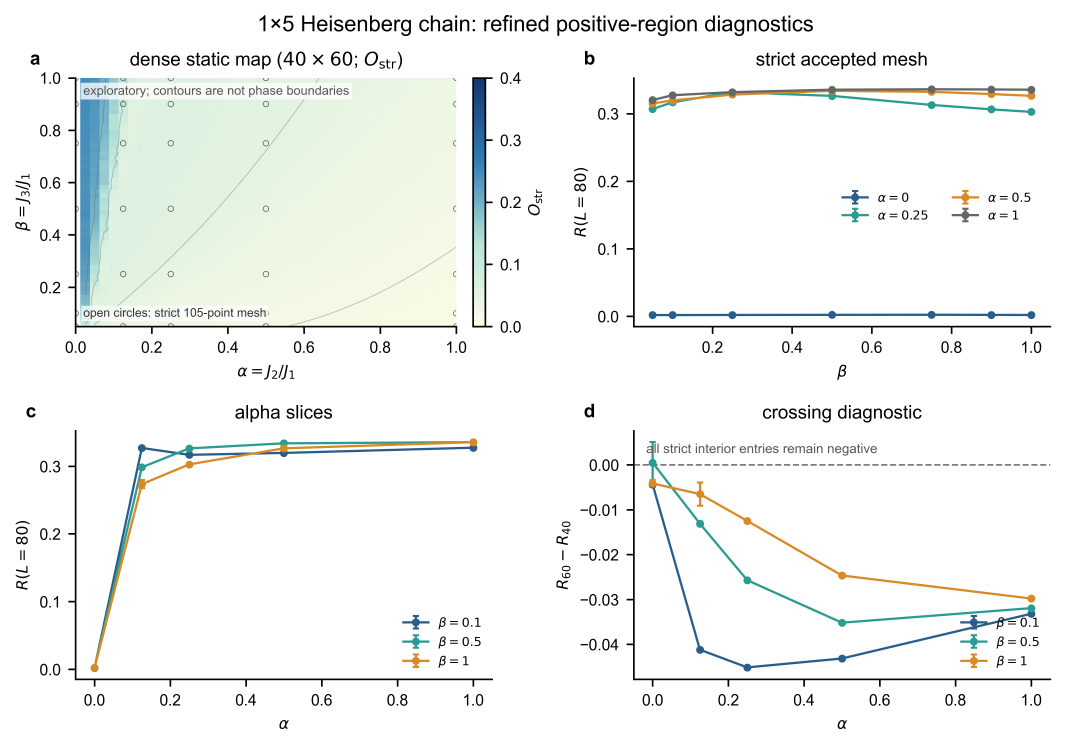
#> input picture figures/paper_fig3_positive_groundstate_diagnostics_refined_20260808.png, 4260 x 2987 px, given in place of page-03.png, which was not available (shown at 1/4 size)
$ python build_comparison_assets_20260812.py
#> lines starting #> are read from the running program, lines starting #| are printed output that depends on the picture
"""生成论文逐图对照所需的裁图与五聚体图。"""

from __future__ import annotations

import json
import shutil
import csv
from pathlib import Path

import matplotlib

matplotlib.use("Agg")
import matplotlib.pyplot as plt
import numpy as np
from PIL import Image

import plot_literature_style_comparisons_20260813 as literature_style


ROOT = Path(__file__).resolve().parents[2]
REPORT = ROOT / "docs/meeting_report_20260812"
ASSETS = REPORT / "assets"
PAGES = ASSETS / "paper_pages_highres"


def style() -> None:
    plt.rcParams.update(
        {
            "font.family": "sans-serif",
            "font.sans-serif": ["Arial", "DejaVu Sans", "Liberation Sans"],
            "font.size": 8,
            "axes.linewidth": 0.8,
            "axes.spines.top": False,
            "axes.spines.right": False,
            "svg.fonttype": "none",
            "pdf.fonttype": 42,
        }
    )


def crop_paper_figures() -> None:
    # 坐标基于 120 dpi 页面预览。
    boxes = {
        1: (3, (75, 65, 930, 660)),
        2: (4, (65, 75, 490, 430)),
        3: (5, (60, 65, 940, 415)),
        4: (6, (65, 455, 490, 690)),
        5: (6, (65, 790, 940, 1110)),
        6: (7, (115, 75, 890, 380)),
        7: (7, (110, 505, 505, 835)),
        8: (8, (95, 85, 500, 430)),
    }
    for figure_id, (page_id, box) in boxes.items():
        source = PAGES / f"page-{page_id:02d}.png"
        with Image.open(source) as image:
#> image is the input picture: PIL image 4260x2987 RGBA; mean R, G, B, A 243, 245.1, 243.2, 255
            sx = image.width / 1001.0
#> sx = 4.26
            sy = image.height / 1295.0
#> sy = 2.31
            scaled = tuple(round(value * (sx if index % 2 == 0 else sy)) for index, value in enumerate(box))
#> scaled = (319, 150, 3958, 1522)
            crop = image.crop(scaled)
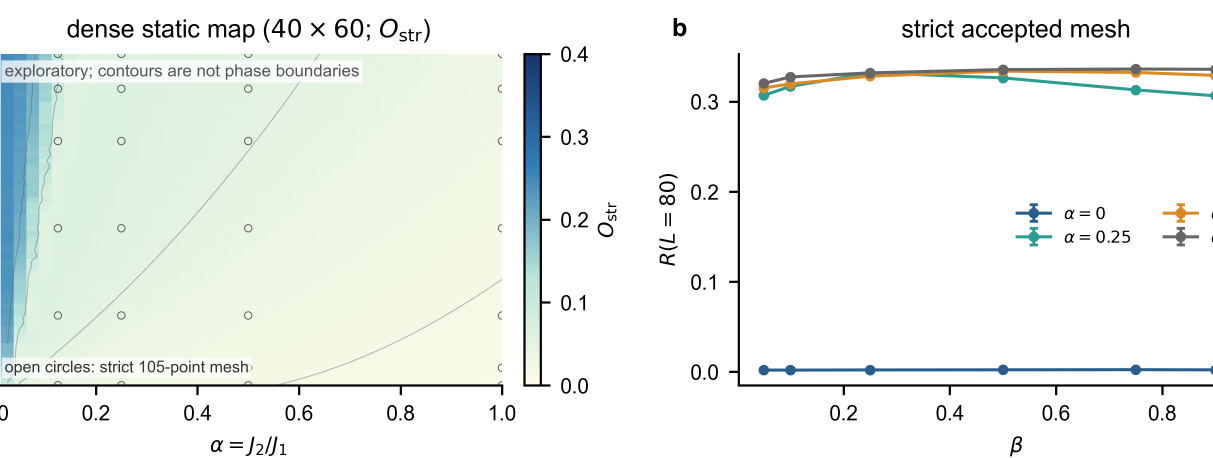
#> crop: PIL image 3639x1372 RGBA (shown at 1/3 size); mean R, G, B, A 237.6, 242.4, 238, 255
            crop.save(ASSETS / f"paper_fig{figure_id}.png", optimize=True)
#> pass 2 of the loop in crop_paper_figures, `for figure_id, (page_id, box) in boxes.items():`:
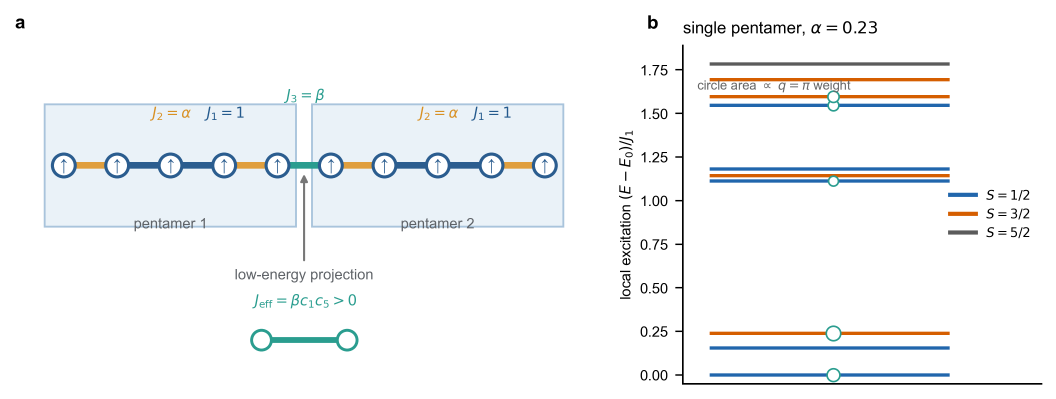
#> input picture figures/paper_fig1_model_local_multiplets_20260804.png, 3168 x 1196 px, given in place of page-04.png, which was not available (shown at 1/3 size)
#> in crop_paper_figures, image is the input picture: PIL image 3168x1196 RGBA; mean R, G, B, A 243.9, 245.5, 246.5, 255
#> in crop_paper_figures, `crop = image.crop(scaled)`:
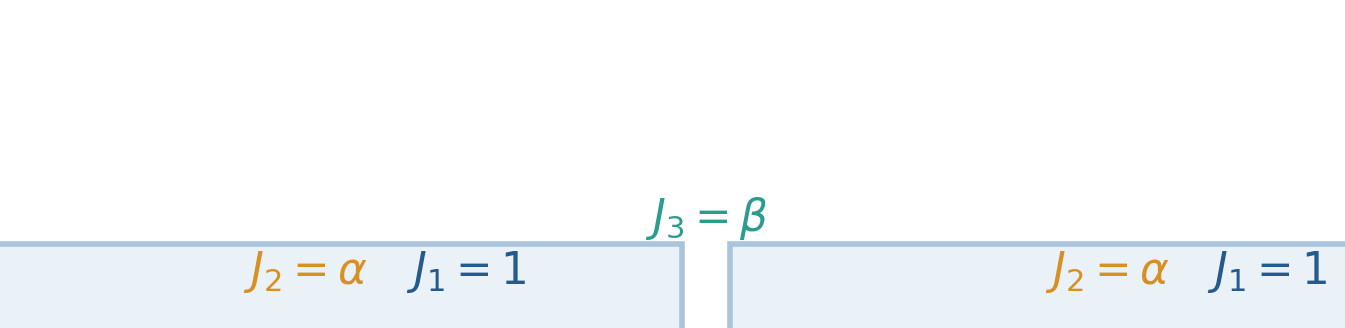
#> crop: PIL image 1345x328 RGBA; mean R, G, B, A 247.3, 249.8, 251.4, 255


# [141 lines left out: functions load_phase_rows, plot_fig3, install_refined_fig3, plot_fig2_full_alpha, install_curated_static_assets, write_figure_audit, not called in this run]


def load_spectrum(alpha: float, beta: float) -> np.ndarray:
    path = ROOT / "data" / f"Sqw_tebd_pentamer_alpha={alpha:.1f}_beta={beta:.1f}.csv"
    return np.loadtxt(path, delimiter=",")


# [66 lines left out: functions plot_fig6, plot_fig7, not called in this run]


def main() -> None:
    ASSETS.mkdir(parents=True, exist_ok=True)
    style()
    crop_paper_figures()
    literature_style.main()
    write_figure_audit()


if __name__ == "__main__":
#> (the run stopped early here; a loop or call above may not have finished)
